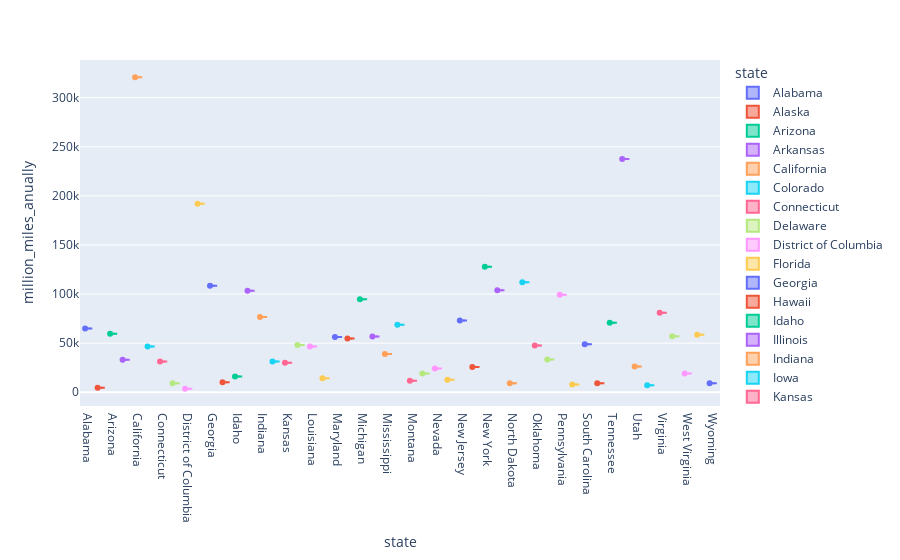

Notebook source saved alongside this figure:
### Code cell
# violin plot

fig = px.violin(df, y="million_miles_anually", x="state", color="state", box=True, points="all",
          hover_data=df_mile.columns)
fig.show()

### Figure 1 — Plotly figure (JSON) as saved in the notebook; plotly's stock layout.template omitted (floating-point values rounded to 4 significant figures)
{"data": [{"alignmentgroup": "True", "box": {"visible": true}, "hovertemplate": "state=%{x}<br>million_miles_anually=%{y}<extra></extra>", "legendgroup": "Alabama", "marker": {"color": "#636efa"}, "name": "Alabama", "offsetgroup": "Alabama", "orientation": "v", "points": "all", "scalegroup": "True", "showlegend": true, "type": "violin", "x": ["Alabama"], "x0": " ", "xaxis": "x", "y": [64914], "y0": " ", "yaxis": "y"}, {"alignmentgroup": "True", "box": {"visible": true}, "hovertemplate": "state=%{x}<br>million_miles_anually=%{y}<extra></extra>", "legendgroup": "Alaska", "marker": {"color": "#EF553B"}, "name": "Alaska", "offsetgroup": "Alaska", "orientation": "v", "points": "all", "scalegroup": "True", "showlegend": true, "type": "violin", "x": ["Alaska"], "x0": " ", "xaxis": "x", "y": [4593], "y0": " ", "yaxis": "y"}, {"alignmentgroup": "True", "box": {"visible": true}, "hovertemplate": "state=%{x}<br>million_miles_anually=%{y}<extra></extra>", "legendgroup": "Arizona", "marker": {"color": "#00cc96"}, "name": "Arizona", "offsetgroup": "Arizona", "orientation": "v", "points": "all", "scalegroup": "True", "showlegend": true, "type": "violin", "x": ["Arizona"], "x0": " ", "xaxis": "x", "y": [59575], "y0": " ", "yaxis": "y"}, {"alignmentgroup": "True", "box": {"visible": true}, "hovertemplate": "state=%{x}<br>million_miles_anually=%{y}<extra></extra>", "legendgroup": "Arkansas", "marker": {"color": "#ab63fa"}, "name": "Arkansas", "offsetgroup": "Arkansas", "orientation": "v", "points": "all", "scalegroup": "True", "showlegend": true, "type": "violin", "x": ["Arkansas"], "x0": " ", "xaxis": "x", "y": [32953], "y0": " ", "yaxis": "y"}, {"alignmentgroup": "True", "box": {"visible": true}, "hovertemplate": "state=%{x}<br>million_miles_anually=%{y}<extra></extra>", "legendgroup": "California", "marker": {"color": "#FFA15A"}, "name": "California", "offsetgroup": "California", "orientation": "v", "points": "all", "scalegroup": "True", "showlegend": true, "type": "violin", "x": ["California"], "x0": " ", "xaxis": "x", "y": [320784], "y0": " ", "yaxis": "y"}, {"alignmentgroup": "True", "box": {"visible": true}, "hovertemplate": "state=%{x}<br>million_miles_anually=%{y}<extra></extra>", "legendgroup": "Colorado", "marker": {"color": "#19d3f3"}, "name": "Colorado", "offsetgroup": "Colorado", "orientation": "v", "points": "all", "scalegroup": "True", "showlegend": true, "type": "violin", "x": ["Colorado"], "x0": " ", "xaxis": "x", "y": [46606], "y0": " ", "yaxis": "y"}, {"alignmentgroup": "True", "box": {"visible": true}, "hovertemplate": "state=%{x}<br>million_miles_anually=%{y}<extra></extra>", "legendgroup": "Connecticut", "marker": {"color": "#FF6692"}, "name": "Connecticut", "offsetgroup": "Connecticut", "orientation": "v", "points": "all", "scalegroup": "True", "showlegend": true, "type": "violin", "x": ["Connecticut"], "x0": " ", "xaxis": "x", "y": [31197], "y0": " ", "yaxis": "y"}, {"alignmentgroup": "True", "box": {"visible": true}, "hovertemplate": "state=%{x}<br>million_miles_anually=%{y}<extra></extra>", "legendgroup": "Delaware", "marker": {"color": "#B6E880"}, "name": "Delaware", "offsetgroup": "Delaware", "orientation": "v", "points": "all", "scalegroup": "True", "showlegend": true, "type": "violin", "x": ["Delaware"], "x0": " ", "xaxis": "x", "y": [9028], "y0": " ", "yaxis": "y"}, {"alignmentgroup": "True", "box": {"visible": true}, "hovertemplate": "state=%{x}<br>million_miles_anually=%{y}<extra></extra>", "legendgroup": "District of Columbia", "marker": {"color": "#FF97FF"}, "name": "District of Columbia", "offsetgroup": "District of Columbia", "orientation": "v", "points": "all", "scalegroup": "True", "showlegend": true, "type": "violin", "x": ["District of Columbia"], "x0": " ", "xaxis": "x", "y": [3568], "y0": " ", "yaxis": "y"}, {"alignmentgroup": "True", "box": {"visible": true}, "hovertemplate": "state=%{x}<br>million_miles_anually=%{y}<extra></extra>", "legendgroup": "Florida", "marker": {"color": "#FECB52"}, "name": "Florida", "offsetgroup": "Florida", "orientation": "v", "points": "all", "scalegroup": "True", "showlegend": true, "type": "violin", "x": ["Florida"], "x0": " ", "xaxis": "x", "y": [191855], "y0": " ", "yaxis": "y"}, {"alignmentgroup": "True", "box": {"visible": true}, "hovertemplate": "state=%{x}<br>million_miles_anually=%{y}<extra></extra>", "legendgroup": "Georgia", "marker": {"color": "#636efa"}, "name": "Georgia", "offsetgroup": "Georgia", "orientation": "v", "points": "all", "scalegroup": "True", "showlegend": true, "type": "violin", "x": ["Georgia"], "x0": " ", "xaxis": "x", "y": [108454], "y0": " ", "yaxis": "y"}, {"alignmentgroup": "True", "box": {"visible": true}, "hovertemplate": "state=%{x}<br>million_miles_anually=%{y}<extra></extra>", "legendgroup": "Hawaii", "marker": {"color": "#EF553B"}, "name": "Hawaii", "offsetgroup": "Hawaii", "orientation": "v", "points": "all", "scalegroup": "True", "showlegend": true, "type": "violin", "x": ["Hawaii"], "x0": " ", "xaxis": "x", "y": [10066], "y0": " ", "yaxis": "y"}, {"alignmentgroup": "True", "box": {"visible": true}, "hovertemplate": "state=%{x}<br>million_miles_anually=%{y}<extra></extra>", "legendgroup": "Idaho", "marker": {"color": "#00cc96"}, "name": "Idaho", "offsetgroup": "Idaho", "orientation": "v", "points": "all", "scalegroup": "True", "showlegend": true, "type": "violin", "x": ["Idaho"], "x0": " ", "xaxis": "x", "y": [15937], "y0": " ", "yaxis": "y"}, {"alignmentgroup": "True", "box": {"visible": true}, "hovertemplate": "state=%{x}<br>million_miles_anually=%{y}<extra></extra>", "legendgroup": "Illinois", "marker": {"color": "#ab63fa"}, "name": "Illinois", "offsetgroup": "Illinois", "orientation": "v", "points": "all", "scalegroup": "True", "showlegend": true, "type": "violin", "x": ["Illinois"], "x0": " ", "xaxis": "x", "y": [103234], "y0": " ", "yaxis": "y"}, {"alignmentgroup": "True", "box": {"visible": true}, "hovertemplate": "state=%{x}<br>million_miles_anually=%{y}<extra></extra>", "legendgroup": "Indiana", "marker": {"color": "#FFA15A"}, "name": "Indiana", "offsetgroup": "Indiana", "orientation": "v", "points": "all", "scalegroup": "True", "showlegend": true, "type": "violin", "x": ["Indiana"], "x0": " ", "xaxis": "x", "y": [76485], "y0": " ", "yaxis": "y"}, {"alignmentgroup": "True", "box": {"visible": true}, "hovertemplate": "state=%{x}<br>million_miles_anually=%{y}<extra></extra>", "legendgroup": "Iowa", "marker": {"color": "#19d3f3"}, "name": "Iowa", "offsetgroup": "Iowa", "orientation": "v", "points": "all", "scalegroup": "True", "showlegend": true, "type": "violin", "x": ["Iowa"], "x0": " ", "xaxis": "x", "y": [31274], "y0": " ", "yaxis": "y"}, {"alignmentgroup": "True", "box": {"visible": true}, "hovertemplate": "state=%{x}<br>million_miles_anually=%{y}<extra></extra>", "legendgroup": "Kansas", "marker": {"color": "#FF6692"}, "name": "Kansas", "offsetgroup": "Kansas", "orientation": "v", "points": "all", "scalegroup": "True", "showlegend": true, "type": "violin", "x": ["Kansas"], "x0": " ", "xaxis": "x", "y": [30021], "y0": " ", "yaxis": "y"}, {"alignmentgroup": "True", "box": {"visible": true}, "hovertemplate": "state=%{x}<br>million_miles_anually=%{y}<extra></extra>", "legendgroup": "Kentucky", "marker": {"color": "#B6E880"}, "name": "Kentucky", "offsetgroup": "Kentucky", "orientation": "v", "points": "all", "scalegroup": "True", "showlegend": true, "type": "violin", "x": ["Kentucky"], "x0": " ", "xaxis": "x", "y": [48061], "y0": " ", "yaxis": "y"}, {"alignmentgroup": "True", "box": {"visible": true}, "hovertemplate": "state=%{x}<br>million_miles_anually=%{y}<extra></extra>", "legendgroup": "Louisiana", "marker": {"color": "#FF97FF"}, "name": "Louisiana", "offsetgroup": "Louisiana", "orientation": "v", "points": "all", "scalegroup": "True", "showlegend": true, "type": "violin", "x": ["Louisiana"], "x0": " ", "xaxis": "x", "y": [46513], "y0": " ", "yaxis": "y"}, {"alignmentgroup": "True", "box": {"visible": true}, "hovertemplate": "state=%{x}<br>million_miles_anually=%{y}<extra></extra>", "legendgroup": "Maine", "marker": {"color": "#FECB52"}, "name": "Maine", "offsetgroup": "Maine", "orientation": "v", "points": "all", "scalegroup": "True", "showlegend": true, "type": "violin", "x": ["Maine"], "x0": " ", "xaxis": "x", "y": [14248], "y0": " ", "yaxis": "y"}, {"alignmentgroup": "True", "box": {"visible": true}, "hovertemplate": "state=%{x}<br>million_miles_anually=%{y}<extra></extra>", "legendgroup": "Maryland", "marker": {"color": "#636efa"}, "name": "Maryland", "offsetgroup": "Maryland", "orientation": "v", "points": "all", "scalegroup": "True", "showlegend": true, "type": "violin", "x": ["Maryland"], "x0": " ", "xaxis": "x", "y": [56221], "y0": " ", "yaxis": "y"}, {"alignmentgroup": "True", "box": {"visible": true}, "hovertemplate": "state=%{x}<br>million_miles_anually=%{y}<extra></extra>", "legendgroup": "Massachusetts", "marker": {"color": "#EF553B"}, "name": "Massachusetts", "offsetgroup": "Massachusetts", "orientation": "v", "points": "all", "scalegroup": "True", "showlegend": true, "type": "violin", "x": ["Massachusetts"], "x0": " ", "xaxis": "x", "y": [54792], "y0": " ", "yaxis": "y"}, {"alignmentgroup": "True", "box": {"visible": true}, "hovertemplate": "state=%{x}<br>million_miles_anually=%{y}<extra></extra>", "legendgroup": "Michigan", "marker": {"color": "#00cc96"}, "name": "Michigan", "offsetgroup": "Michigan", "orientation": "v", "points": "all", "scalegroup": "True", "showlegend": true, "type": "violin", "x": ["Michigan"], "x0": " ", "xaxis": "x", "y": [94754], "y0": " ", "yaxis": "y"}, {"alignmentgroup": "True", "box": {"visible": true}, "hovertemplate": "state=%{x}<br>million_miles_anually=%{y}<extra></extra>", "legendgroup": "Minnesota", "marker": {"color": "#ab63fa"}, "name": "Minnesota", "offsetgroup": "Minnesota", "orientation": "v", "points": "all", "scalegroup": "True", "showlegend": true, "type": "violin", "x": ["Minnesota"], "x0": " ", "xaxis": "x", "y": [56685], "y0": " ", "yaxis": "y"}, {"alignmentgroup": "True", "box": {"visible": true}, "hovertemplate": "state=%{x}<br>million_miles_anually=%{y}<extra></extra>", "legendgroup": "Mississippi", "marker": {"color": "#FFA15A"}, "name": "Mississippi", "offsetgroup": "Mississippi", "orientation": "v", "points": "all", "scalegroup": "True", "showlegend": true, "type": "violin", "x": ["Mississippi"], "x0": " ", "xaxis": "x", "y": [38851], "y0": " ", "yaxis": "y"}, {"alignmentgroup": "True", "box": {"visible": true}, "hovertemplate": "state=%{x}<br>million_miles_anually=%{y}<extra></extra>", "legendgroup": "Missouri", "marker": {"color": "#19d3f3"}, "name": "Missouri", "offsetgroup": "Missouri", "orientation": "v", "points": "all", "scalegroup": "True", "showlegend": true, "type": "violin", "x": ["Missouri"], "x0": " ", "xaxis": "x", "y": [68789], "y0": " ", "yaxis": "y"}, {"alignmentgroup": "True", "box": {"visible": true}, "hovertemplate": "state=%{x}<br>million_miles_anually=%{y}<extra></extra>", "legendgroup": "Montana", "marker": {"color": "#FF6692"}, "name": "Montana", "offsetgroup": "Montana", "orientation": "v", "points": "all", "scalegroup": "True", "showlegend": true, "type": "violin", "x": ["Montana"], "x0": " ", "xaxis": "x", "y": [11660], "y0": " ", "yaxis": "y"}, {"alignmentgroup": "True", "box": {"visible": true}, "hovertemplate": "state=%{x}<br>million_miles_anually=%{y}<extra></extra>", "legendgroup": "Nebraska", "marker": {"color": "#B6E880"}, "name": "Nebraska", "offsetgroup": "Nebraska", "orientation": "v", "points": "all", "scalegroup": "True", "showlegend": true, "type": "violin", "x": ["Nebraska"], "x0": " ", "xaxis": "x", "y": [19093], "y0": " ", "yaxis": "y"}, {"alignmentgroup": "True", "box": {"visible": true}, "hovertemplate": "state=%{x}<br>million_miles_anually=%{y}<extra></extra>", "legendgroup": "Nevada", "marker": {"color": "#FF97FF"}, "name": "Nevada", "offsetgroup": "Nevada", "orientation": "v", "points": "all", "scalegroup": "True", "showlegend": true, "type": "violin", "x": ["Nevada"], "x0": " ", "xaxis": "x", "y": [24189], "y0": " ", "yaxis": "y"}, {"alignmentgroup": "True", "box": {"visible": true}, "hovertemplate": "state=%{x}<br>million_miles_anually=%{y}<extra></extra>", "legendgroup": "New Hampshire", "marker": {"color": "#FECB52"}, "name": "New Hampshire", "offsetgroup": "New Hampshire", "orientation": "v", "points": "all", "scalegroup": "True", "showlegend": true, "type": "violin", "x": ["New Hampshire"], "x0": " ", "xaxis": "x", "y": [12720], "y0": " ", "yaxis": "y"}, {"alignmentgroup": "True", "box": {"visible": true}, "hovertemplate": "state=%{x}<br>million_miles_anually=%{y}<extra></extra>", "legendgroup": "New Jersey", "marker": {"color": "#636efa"}, "name": "New Jersey", "offsetgroup": "New Jersey", "orientation": "v", "points": "all", "scalegroup": "True", "showlegend": true, "type": "violin", "x": ["New Jersey"], "x0": " ", "xaxis": "x", "y": [73094], "y0": " ", "yaxis": "y"}, {"alignmentgroup": "True", "box": {"visible": true}, "hovertemplate": "state=%{x}<br>million_miles_anually=%{y}<extra></extra>", "legendgroup": "New Mexico", "marker": {"color": "#EF553B"}, "name": "New Mexico", "offsetgroup": "New Mexico", "orientation": "v", "points": "all", "scalegroup": "True", "showlegend": true, "type": "violin", "x": ["New Mexico"], "x0": " ", "xaxis": "x", "y": [25650], "y0": " ", "yaxis": "y"}, {"alignmentgroup": "True", "box": {"visible": true}, "hovertemplate": "state=%{x}<br>million_miles_anually=%{y}<extra></extra>", "legendgroup": "New York", "marker": {"color": "#00cc96"}, "name": "New York", "offsetgroup": "New York", "orientation": "v", "points": "all", "scalegroup": "True", "showlegend": true, "type": "violin", "x": ["New York"], "x0": " ", "xaxis": "x", "y": [127726], "y0": " ", "yaxis": "y"}, {"alignmentgroup": "True", "box": {"visible": true}, "hovertemplate": "state=%{x}<br>million_miles_anually=%{y}<extra></extra>", "legendgroup": "North Carolina", "marker": {"color": "#ab63fa"}, "name": "North Carolina", "offsetgroup": "North Carolina", "orientation": "v", "points": "all", "scalegroup": "True", "showlegend": true, "type": "violin", "x": ["North Carolina"], "x0": " ", "xaxis": "x", "y": [103772], "y0": " ", "yaxis": "y"}, {"alignmentgroup": "True", "box": {"visible": true}, "hovertemplate": "state=%{x}<br>million_miles_anually=%{y}<extra></extra>", "legendgroup": "North Dakota", "marker": {"color": "#FFA15A"}, "name": "North Dakota", "offsetgroup": "North Dakota", "orientation": "v", "points": "all", "scalegroup": "True", "showlegend": true, "type": "violin", "x": ["North Dakota"], "x0": " ", "xaxis": "x", "y": [9131], "y0": " ", "yaxis": "y"}, {"alignmentgroup": "True", "box": {"visible": true}, "hovertemplate": "state=%{x}<br>million_miles_anually=%{y}<extra></extra>", "legendgroup": "Ohio", "marker": {"color": "#19d3f3"}, "name": "Ohio", "offsetgroup": "Ohio", "orientation": "v", "points": "all", "scalegroup": "True", "showlegend": true, "type": "violin", "x": ["Ohio"], "x0": " ", "xaxis": "x", "y": [111990], "y0": " ", "yaxis": "y"}, {"alignmentgroup": "True", "box": {"visible": true}, "hovertemplate": "state=%{x}<br>million_miles_anually=%{y}<extra></extra>", "legendgroup": "Oklahoma", "marker": {"color": "#FF6692"}, "name": "Oklahoma", "offsetgroup": "Oklahoma", "orientation": "v", "points": "all", "scalegroup": "True", "showlegend": true, "type": "violin", "x": ["Oklahoma"], "x0": " ", "xaxis": "x", "y": [47464], "y0": " ", "yaxis": "y"}, {"alignmentgroup": "True", "box": {"visible": true}, "hovertemplate": "state=%{x}<br>million_miles_anually=%{y}<extra></extra>", "legendgroup": "Oregon", "marker": {"color": "#B6E880"}, "name": "Oregon", "offsetgroup": "Oregon", "orientation": "v", "points": "all", "scalegroup": "True", "showlegend": true, "type": "violin", "x": ["Oregon"], "x0": " ", "xaxis": "x", "y": [33373], "y0": " ", "yaxis": "y"}, {"alignmentgroup": "True", "box": {"visible": true}, "hovertemplate": "state=%{x}<br>million_miles_anually=%{y}<extra></extra>", "legendgroup": "Pennsylvania", "marker": {"color": "#FF97FF"}, "name": "Pennsylvania", "offsetgroup": "Pennsylvania", "orientation": "v", "points": "all", "scalegroup": "True", "showlegend": true, "type": "violin", "x": ["Pennsylvania"], "x0": " ", "xaxis": "x", "y": [99204], "y0": " ", "yaxis": "y"}, {"alignmentgroup": "True", "box": {"visible": true}, "hovertemplate": "state=%{x}<br>million_miles_anually=%{y}<extra></extra>", "legendgroup": "Rhode Island", "marker": {"color": "#FECB52"}, "name": "Rhode Island", "offsetgroup": "Rhode Island", "orientation": "v", "points": "all", "scalegroup": "True", "showlegend": true, "type": "violin", "x": ["Rhode Island"], "x0": " ", "xaxis": "x", "y": [7901], "y0": " ", "yaxis": "y"}, {"alignmentgroup": "True", "box": {"visible": true}, "hovertemplate": "state=%{x}<br>million_miles_anually=%{y}<extra></extra>", "legendgroup": "South Carolina", "marker": {"color": "#636efa"}, "name": "South Carolina", "offsetgroup": "South Carolina", "orientation": "v", "points": "all", "scalegroup": "True", "showlegend": true, "type": "violin", "x": ["South Carolina"], "x0": " ", "xaxis": "x", "y": [48730], "y0": " ", "yaxis": "y"}, {"alignmentgroup": "True", "box": {"visible": true}, "hovertemplate": "state=%{x}<br>million_miles_anually=%{y}<extra></extra>", "legendgroup": "South Dakota", "marker": {"color": "#EF553B"}, "name": "South Dakota", "offsetgroup": "South Dakota", "orientation": "v", "points": "all", "scalegroup": "True", "showlegend": true, "type": "violin", "x": ["South Dakota"], "x0": " ", "xaxis": "x", "y": [9002], "y0": " ", "yaxis": "y"}, {"alignmentgroup": "True", "box": {"visible": true}, "hovertemplate": "state=%{x}<br>million_miles_anually=%{y}<extra></extra>", "legendgroup": "Tennessee", "marker": {"color": "#00cc96"}, "name": "Tennessee", "offsetgroup": "Tennessee", "orientation": "v", "points": "all", "scalegroup": "True", "showlegend": true, "type": "violin", "x": ["Tennessee"], "x0": " ", "xaxis": "x", "y": [70751], "y0": " ", "yaxis": "y"}, {"alignmentgroup": "True", "box": {"visible": true}, "hovertemplate": "state=%{x}<br>million_miles_anually=%{y}<extra></extra>", "legendgroup": "Texas", "marker": {"color": "#ab63fa"}, "name": "Texas", "offsetgroup": "Texas", "orientation": "v", "points": "all", "scalegroup": "True", "showlegend": true, "type": "violin", "x": ["Texas"], "x0": " ", "xaxis": "x", "y": [237440], "y0": " ", "yaxis": "y"}, {"alignmentgroup": "True", "box": {"visible": true}, "hovertemplate": "state=%{x}<br>million_miles_anually=%{y}<extra></extra>", "legendgroup": "Utah", "marker": {"color": "#FFA15A"}, "name": "Utah", "offsetgroup": "Utah", "orientation": "v", "points": "all", "scalegroup": "True", "showlegend": true, "type": "violin", "x": ["Utah"], "x0": " ", "xaxis": "x", "y": [26222], "y0": " ", "yaxis": "y"}, {"alignmentgroup": "True", "box": {"visible": true}, "hovertemplate": "state=%{x}<br>million_miles_anually=%{y}<extra></extra>", "legendgroup": "Vermont", "marker": {"color": "#19d3f3"}, "name": "Vermont", "offsetgroup": "Vermont", "orientation": "v", "points": "all", "scalegroup": "True", "showlegend": true, "type": "violin", "x": ["Vermont"], "x0": " ", "xaxis": "x", "y": [7141], "y0": " ", "yaxis": "y"}, {"alignmentgroup": "True", "box": {"visible": true}, "hovertemplate": "state=%{x}<br>million_miles_anually=%{y}<extra></extra>", "legendgroup": "Virginia", "marker": {"color": "#FF6692"}, "name": "Virginia", "offsetgroup": "Virginia", "orientation": "v", "points": "all", "scalegroup": "True", "showlegend": true, "type": "violin", "x": ["Virginia"], "x0": " ", "xaxis": "x", "y": [80974], "y0": " ", "yaxis": "y"}, {"alignmentgroup": "True", "box": {"visible": true}, "hovertemplate": "state=%{x}<br>million_miles_anually=%{y}<extra></extra>", "legendgroup": "Washington", "marker": {"color": "#B6E880"}, "name": "Washington", "offsetgroup": "Washington", "orientation": "v", "points": "all", "scalegroup": "True", "showlegend": true, "type": "violin", "x": ["Washington"], "x0": " ", "xaxis": "x", "y": [56955], "y0": " ", "yaxis": "y"}, {"alignmentgroup": "True", "box": {"visible": true}, "hovertemplate": "state=%{x}<br>million_miles_anually=%{y}<extra></extra>", "legendgroup": "West Virginia", "marker": {"color": "#FF97FF"}, "name": "West Virginia", "offsetgroup": "West Virginia", "orientation": "v", "points": "all", "scalegroup": "True", "showlegend": true, "type": "violin", "x": ["West Virginia"], "x0": " ", "xaxis": "x", "y": [18963], "y0": " ", "yaxis": "y"}, {"alignmentgroup": "True", "box": {"visible": true}, "hovertemplate": "state=%{x}<br>million_miles_anually=%{y}<extra></extra>", "legendgroup": "Wisconsin", "marker": {"color": "#FECB52"}, "name": "Wisconsin", "offsetgroup": "Wisconsin", "orientation": "v", "points": "all", "scalegroup": "True", "showlegend": true, "type": "violin", "x": ["Wisconsin"], "x0": " ", "xaxis": "x", "y": [58554], "y0": " ", "yaxis": "y"}, {"alignmentgroup": "True", "box": {"visible": true}, "hovertemplate": "state=%{x}<br>million_miles_anually=%{y}<extra></extra>", "legendgroup": "Wyoming", "marker": {"color": "#636efa"}, "name": "Wyoming", "offsetgroup": "Wyoming", "orientation": "v", "points": "all", "scalegroup": "True", "showlegend": true, "type": "violin", "x": ["Wyoming"], "x0": " ", "xaxis": "x", "y": [9245], "y0": " ", "yaxis": "y"}], "layout": {"legend": {"title": {"text": "state"}, "tracegroupgap": 0}, "margin": {"t": 60}, "violinmode": "overlay", "xaxis": {"anchor": "y", "categoryarray": ["Alabama", "Alaska", "Arizona", "Arkansas", "California", "Colorado", "Connecticut", "Delaware", "District of Columbia", "Florida", "Georgia", "Hawaii", "Idaho", "Illinois", "Indiana", "Iowa", "Kansas", "Kentucky", "Louisiana", "Maine", "Maryland", "Massachusetts", "Michigan", "Minnesota", "Mississippi", "Missouri", "Montana", "Nebraska", "Nevada", "New Hampshire", "New Jersey", "New Mexico", "New York", "North Carolina", "North Dakota", "Ohio", "Oklahoma", "Oregon", "Pennsylvania", "Rhode Island", "South Carolina", "South Dakota", "Tennessee", "Texas", "Utah", "Vermont", "Virginia", "Washington", "West Virginia", "Wisconsin", "Wyoming"], "categoryorder": "array", "domain": [0, 1], "title": {"text": "state"}}, "yaxis": {"anchor": "x", "domain": [0, 1], "title": {"text": "million_miles_anually"}}}}
